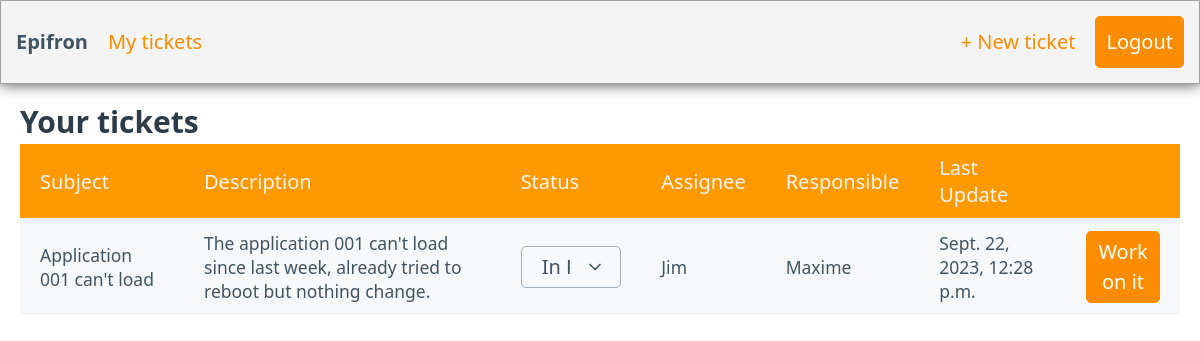
The app's page /tickets/ (signed in) with its own data.
### tickets/models.py (models this page shows, shortened)
class Ticket(models.Model):
    id = models.BigAutoField(primary_key=True)
    subject = models.CharField(max_length=100)
    requestor = models.ForeignKey(User, related_name="requestor", null=False, blank = True, on_delete=models.CASCADE)
    description = models.TextField()
    responsible = models.ForeignKey(User, related_name="responsible", null=True, blank = True, on_delete=models.CASCADE)
    assignee = models.ForeignKey(User, related_name="assignee", null=True, blank = True, on_delete=models.CASCADE)
    status = models.CharField(max_length=25, choices=TicketStatus.choices, default=TicketStatus.TO_DO)
    created_at = models.DateTimeField("created at")
    last_update = models.DateTimeField("last update", null=True)

### tickets/views.py (the view)
# urls.py: path("", views.index, name="index"),
def index(request):
    responsibles = [];
    technicians = [];
    ticket_status = [];
    if request.user.groups.filter(name="responsible").exists():
        user_tickets = Ticket.objects.filter( (Q(assignee__isnull = True) | Q(responsible__isnull = True) ) | Q(responsible = request.user))
        responsibles = get_user_model().objects.filter(groups__name="responsible")
        technicians = get_user_model().objects.filter(groups__name="technician")
    elif request.user.groups.filter(name="technician").exists():
        user_tickets = Ticket.objects.filter(assignee = request.user)
    else:
        user_tickets = Ticket.objects.filter(requestor = request.user)
    context = {"user_tickets": user_tickets, "responsibles": responsibles, "technicians": technicians, "ticket_status": [c[0] for c in Ticket.status.field.choices]}
    return render(request, "tickets/tickets.html", context)

### tickets/templatetags/tickets_extras.py (called while the page is built)
@register.filter(name="has_group")
def has_group(user, group_name):
    return user.groups.filter(name=group_name).exists()

### templates/tickets/tickets.html (shortened to what this page needs)
{% extends 'base.html' %}
{% block content %}
<main class="container-fluid" style="padding-top: 15px">
    <h3 style="margin-bottom: 0">
        Your tickets
    </h3>
    <div class="tableContainer">
        {% include 'tickets/table.html' %}
    </div>
</main>
{% endblock %}

### templates/tickets/table.html
{% load tickets_extras %}
{% load static %}
<table role="grid" id="table">
    <thead>
    <tr>
        <th scope="col">Subject</th>
        <th scope="col">Description</th>
        <th scope="col">Status</th>
        <th scope="col">Assignee</th>
        <th scope="col">Responsible</th>
        <th scope="col">Last Update</th>
        <th scope="col"></th>
    </tr>
    </thead>
    <tbody>
        {% for ticket in user_tickets%}
        <tr>
            <td>{{ticket.subject}}</td>
            <td>{{ticket.description}}</td>
            <td>
                {% if request.user|has_group:"technician" %}
                    <select required
                            hx-post="{% url 'updateTicketStatus' %}"
                            hx-vars='{"ticket_id":"{{ ticket.id }}"}'
                            hx-trigger="change"
                            name='status'
                            hx-target="#table"
                            hx-swap="outerHTML">
                        {% for status in ticket_status %}
                            <option value="{{status}}" {% if status == ticket.status %} selected="selected"{% endif %}>{{status}}</option>
                        {% endfor %}
                    </select>
                {% else %}
                    {{ticket.status}}
                {% endif %}
            </td>
            <td>
                {% if request.user|has_group:"responsible" %}
                <select required
                        hx-post="{% url 'updateTicketAssignee' %}"
                        hx-vars='{"ticket_id":"{{ ticket.id }}"}'
                        hx-trigger="change"
                        name='technician'
                        hx-target="#table"
                        hx-swap="outerHTML">
                    <option selected='{{ticket.assignee}}' disabled >Not assigned yet</option>
                    {% for technician in technicians %}
                        <option value="{{technician.username}}" {% if technician == ticket.assignee %}selected="selected"{% endif %}>{{technician.username}}</option>
                    {% endfor %}
                </select>
                {% else %}
                {{ticket.assignee | default_if_none:"Not assigned yet"}}
                {% endif %}
            </td>
            <td>
                {% if request.user|has_group:"responsible" %}
                <select required
                        hx-post="{% url 'updateTicketResponsible' %}"
                        hx-vars='{"ticket_id":"{{ ticket.id }}"}'
                        hx-trigger="change"
                        name='responsible'
                        hx-target="#table"
                        hx-swap="outerHTML">
                    <option selected='{{ticket.assignee}}' disabled >Not assigned yet</option>
                    {% for responsible in responsibles %}
                        <option value="{{responsible.username}}" {% if responsible == ticket.responsible %}selected="selected"{% endif %}>{{responsible.username}}</option>
                    {% endfor %}
                </select>
                {% else %}
                    {{ticket.responsible | default_if_none:"Not assigned yet"}}
                {% endif %}
            </td>
            <td>
                {{ticket.last_update | default_if_none:"No operation yet"}}
            </td>
            {% if request.user|has_group:"technician" %}
            <td scope="col">
                <a href="{% url 'registerIntervention' ticket.id %}" role="button">
                    Work on it
                </a>
            </td>
            {% else %}
            <td scope="col">
                <a href="{% url 'displayIntervention' ticket.id %}" role="button">
                    Details
                </a>
            </td>
            {% endif %}
        </tr>
        {% endfor %}
    </tbody>
</table>

### static/style.css (style rules this page uses)
[data-theme="light"], :root:not([data-theme="dark"]) { --primary: #fb8c00; --primary-hover: #f57c00; --primary-focus: rgba(251, 140, 0, 0.125); --primary-inverse: #FFF; }
:root { --form-element-active-border-color: var(--primary); --form-element-focus-color: var(--primary-focus); --switch-color: var(--primary-inverse); --switch-checked-background-color: var(--primary); }
.tableContainer { max-height: 70vh; overflow: scroll }
thead th { position: sticky; top: 0; background-color: #ff9900; color:#f4f4f4 ; }
select { padding: 5px; margin-bottom: 0; }
[role="button"] { padding: 5px }

### records on screen
Ticket: subject "Application 001 can't load", description "The application 001 can't load since last week, already tried to reboot but nothing change.", status "In Progress", assignee "Jim", responsible "Maxime", last_update "Sept. 22, 2023, 12:28 p.m."
